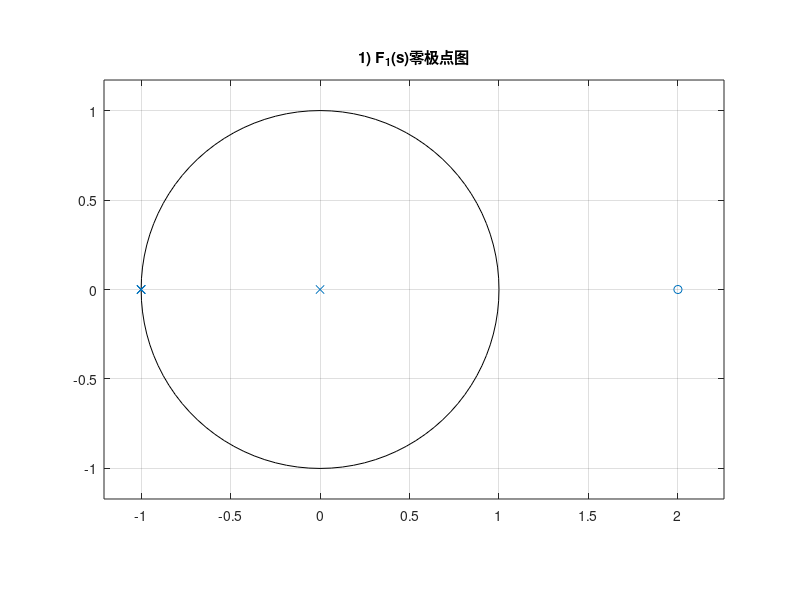

Recreate this plot in MATLAB. (Note: this script raises an error after producing the figure.)
clear all;
num=[1 -2];
den=[1 3 3 1 0];
[z p k]=tf2zp(num,den);
zplane(z,p);
title('1) F_1(s)零极点图');
figure;
freqs(num,den);
title('1) F_1(s)=幅频响应图') ;
figure; 
num=[1 4 3]; 
den=[1 7 10 0]; 
[z p k]=tf2zp(num,den);
zplane(z,p); 
title('1) F_2(s)零极点图');
figure; 
freqs(num,den); 
title('1) F_2(s)幅频响应图');
figure;
x1=-4:0.05:4; 
y1=-4:0.05:4;
[x y]=meshgrid(x1,y1);
s=x+i*y; 
Fs=abs((s-2)./(s.*(s+1).*(s+1).*(s+1)));
mesh(x,y,Fs); 
surf(x,y,Fs);
title('F_1(s)三维曲面图');
zlim([-1 100]); 
colormap(hsv);
figure; 
Gs=abs((s+1).*(s+3)./(s.*(s+2).*(s+5))); 
mesh(x,y,Gs);
surf(x,y,Gs);
title('F_2(s)三维曲面图');
zlim([-1 10]);
colormap(hsv); 
figure; 
syms s; 
Fs1=(s-2)/(s*(s+1)^3);
ft1=ilaplace(Fs1);
subplot(211); 
ezplot(ft1); 
Fs2=(s+1)*(s+3)/(s*(s+2)*(s+5));
f2=ilaplace(Fs2);title('原函数f_1(t)');
grid on; subplot(212);
ezplot(f2);title('原函数f_2(t)');grid on;
